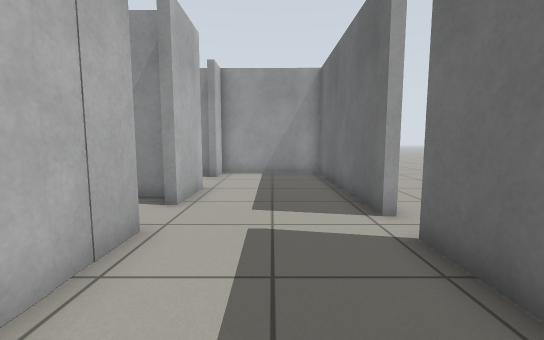
View 1 (above)

13 first-person views from a walk through a Gazebo world. The camera is 0.78 m above the floor, tilts 6° down and sees 90° across. The floor is counted in squares, 0.5 m on a side. Each view is taken from the middle of a square. On the plan, view 1 faces up. The plan holds only what a view shows up to about 14 squares ahead; the rest is blank.

View 2
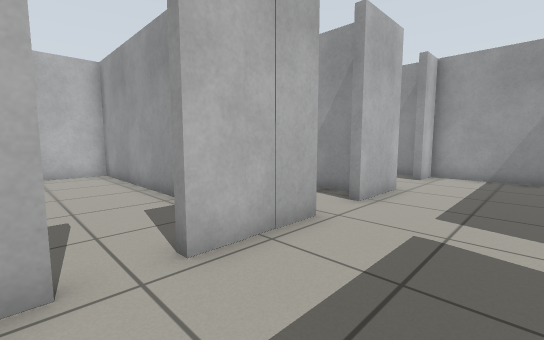

View 3
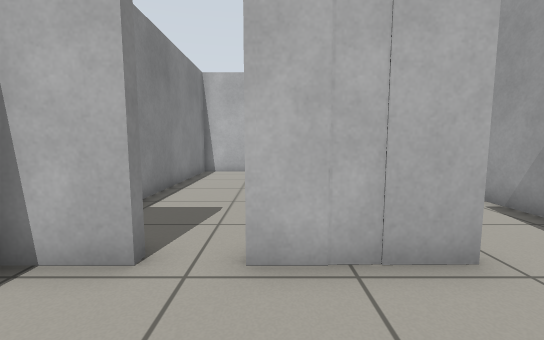

View 4
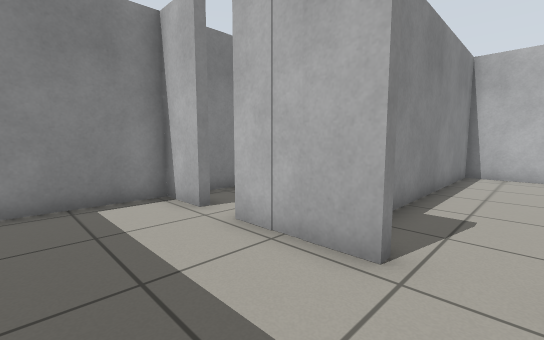

View 5
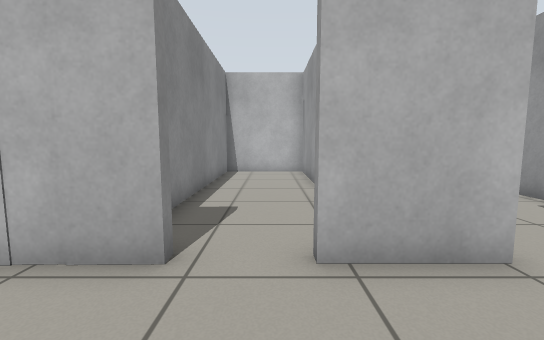

View 6
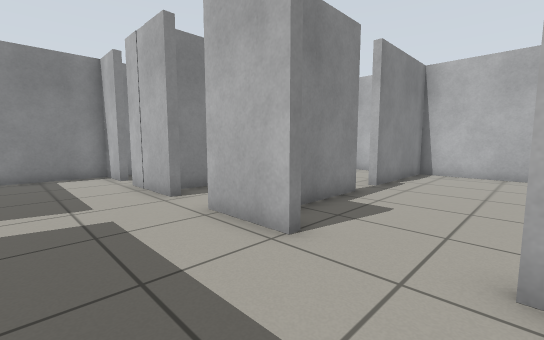

View 7
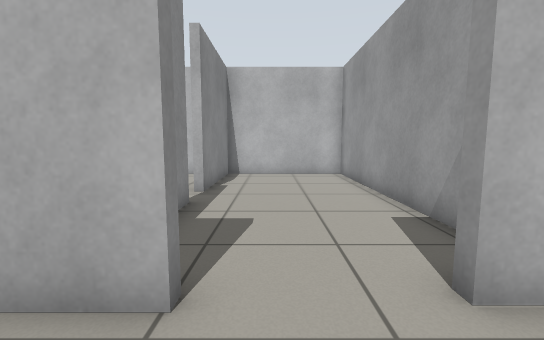

View 8
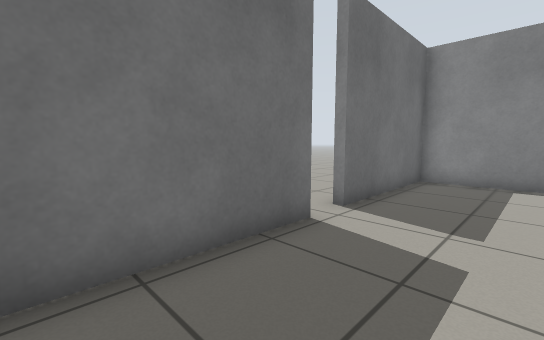

View 9
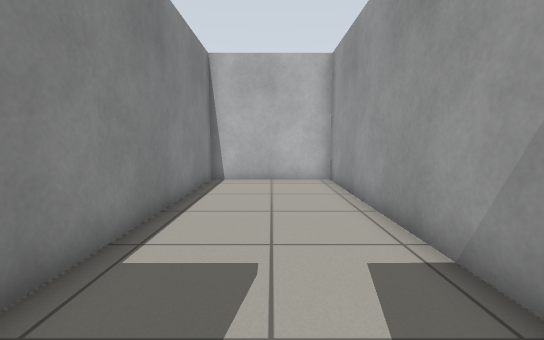

View 10
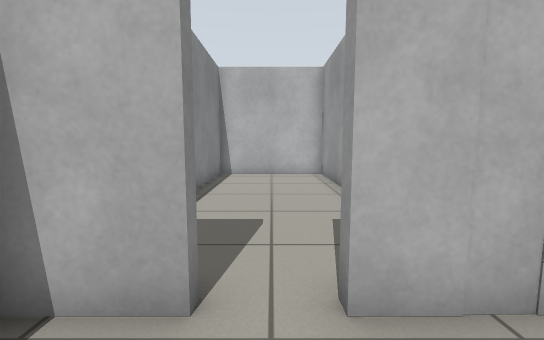

View 11
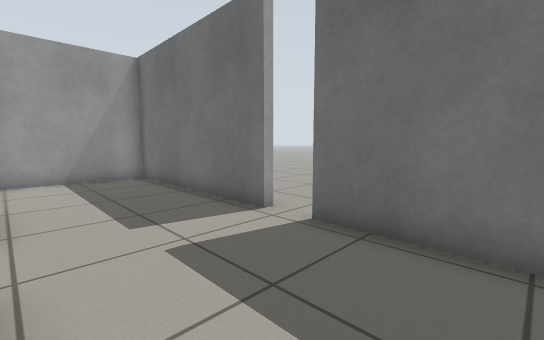

View 12
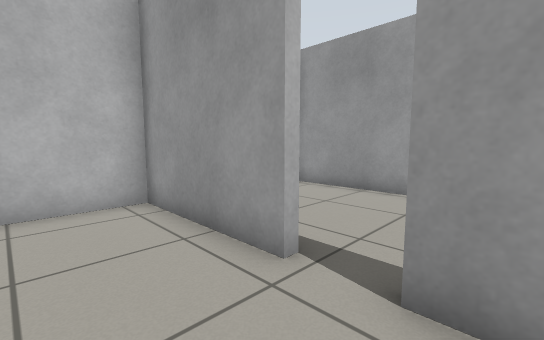

View 13
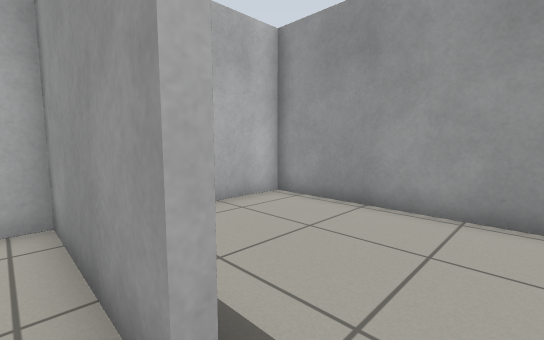

### Floor plan
Points are (right, up) in squares from view 1. A wall is a line through its corners. A room is listed if a view was taken in it or the views show most of it. See-through windows are left out.
Room 1 (views 1, 2, 3, 4, 5, 6, 7, 8, 9, 10, 11, 12, 13)
walls: (-2.7, 4.6) (-2.3, 4.6) (-2.3, 1.7) (-2.7, 1.7); (-3, 7.6) (-6.9, 7.6); (-2.8, 9.1) (-2.3, 9.1) (-2.3, 6.6) (-2.8, 6.6); (2.3, 5.5) (2.3, 13.2) (-2.3, 13.3) (-2.3, 11.9); (-8.4, 7.6) (-13.1, 7.6) (-13.1, 3.7) (-3.1, 3.7); (-2.3, 0.4) (-2.3, -1.5) (2.3, -1.5) (2.3, 4.2)
ways out: opening at (-7.5, 8) to room 2; opening at (-3, 10.5) to room 2; opening at (-3, 1) to room 3; opening at (2, 5)
Room 2 (no view inside)
walls: (-6.9, 7.9) (-4, 7.9); (-3, 13.3) (-13.1, 13.3) (-13.1, 7.9) (-8.4, 7.9) (-8.4, 7.6)
ways out: opening at (-7.5, 8) to room 1; opening at (-3, 10.5) to room 1
Room 3 (no view inside)
walls: (-4.2, 3.4) (-13.1, 3.4) (-13.1, -1.5) (-3.1, -1.5)
ways out: opening at (-3, 1) to room 1

Where each view was taken, in squares from view 1:
view 1: 0 up, 0 right, facing up
view 2: 0 up, 1 right, facing up-left
view 3: 2 up, 1 right, facing left
view 4: 6 up, 1 right, facing down-left
view 5: 6 up, 1 right, facing left
view 6: 12 up, 1 right, facing down-left
view 7: 10 up, 0 right, facing left
view 8: 10 up, 1 left, facing down-right
view 9: 1 up, 2 left, facing left
view 10: 1 up, 0 right, facing left
view 11: 1 up, 2 left, facing up-right
view 12: 5 up, 6 left, facing up-left
view 13: 7 up, 7 left, facing up-left
